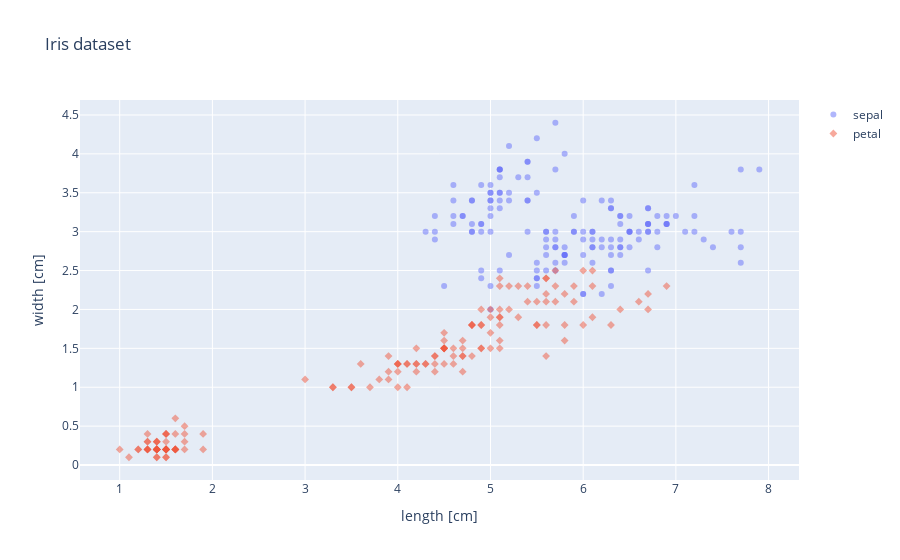

Notebook cell for this chart:
### Code cell
# Traceのlistを作成
traces = [
    go.Scatter(
        x=df['sepal length (cm)'],
        y=df['sepal width (cm)'],
        mode='markers',
        marker={
            'symbol': 'circle',
            'opacity': 0.5
        },
        name='sepal'
    ),  # 萼（がく）の長さと幅の散布図
    go.Scatter(
        x=df['petal length (cm)'],
        y=df['petal width (cm)'],
        mode='markers',
        marker={
            'symbol': 'diamond',
            'opacity': 0.5
        },
        name='petal'
    )   # 花弁の長さと幅の散布図
]

# Layoutを作成
layout=go.Layout({
    'title': 'Iris dataset',
    'xaxis': {
        'title': 'length [cm]'
    },
    'yaxis': {
        'title': 'width [cm]'
    }
})

# Graph ObjectsからFigureを作成
figure = go.Figure(data=traces, layout=layout)

figure

### Figure 1 — Plotly figure (JSON) as saved in the notebook; plotly's stock layout.template omitted (floating-point values rounded to 4 significant figures; data arrays with more than 128 entries replaced by an {"elided": "..."} marker saying what was removed)
{"data": [{"marker": {"opacity": 0.5, "symbol": "circle"}, "mode": "markers", "name": "sepal", "type": "scatter", "x": {"elided": "150 float values"}, "y": {"elided": "150 float values"}}, {"marker": {"opacity": 0.5, "symbol": "diamond"}, "mode": "markers", "name": "petal", "type": "scatter", "x": {"elided": "150 float values"}, "y": {"elided": "150 float values"}}], "layout": {"title": {"text": "Iris dataset"}, "xaxis": {"title": {"text": "length [cm]"}}, "yaxis": {"title": {"text": "width [cm]"}}}}
